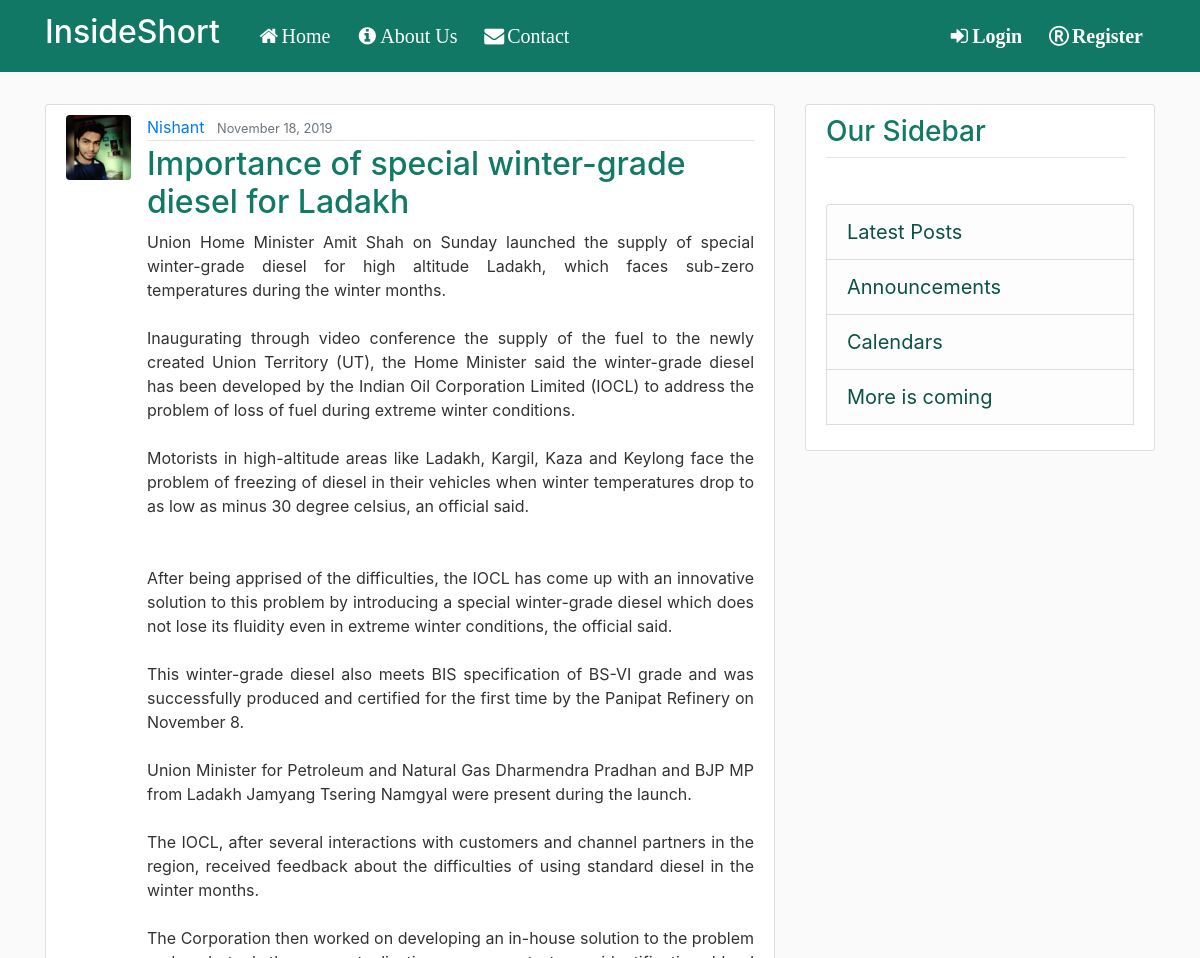
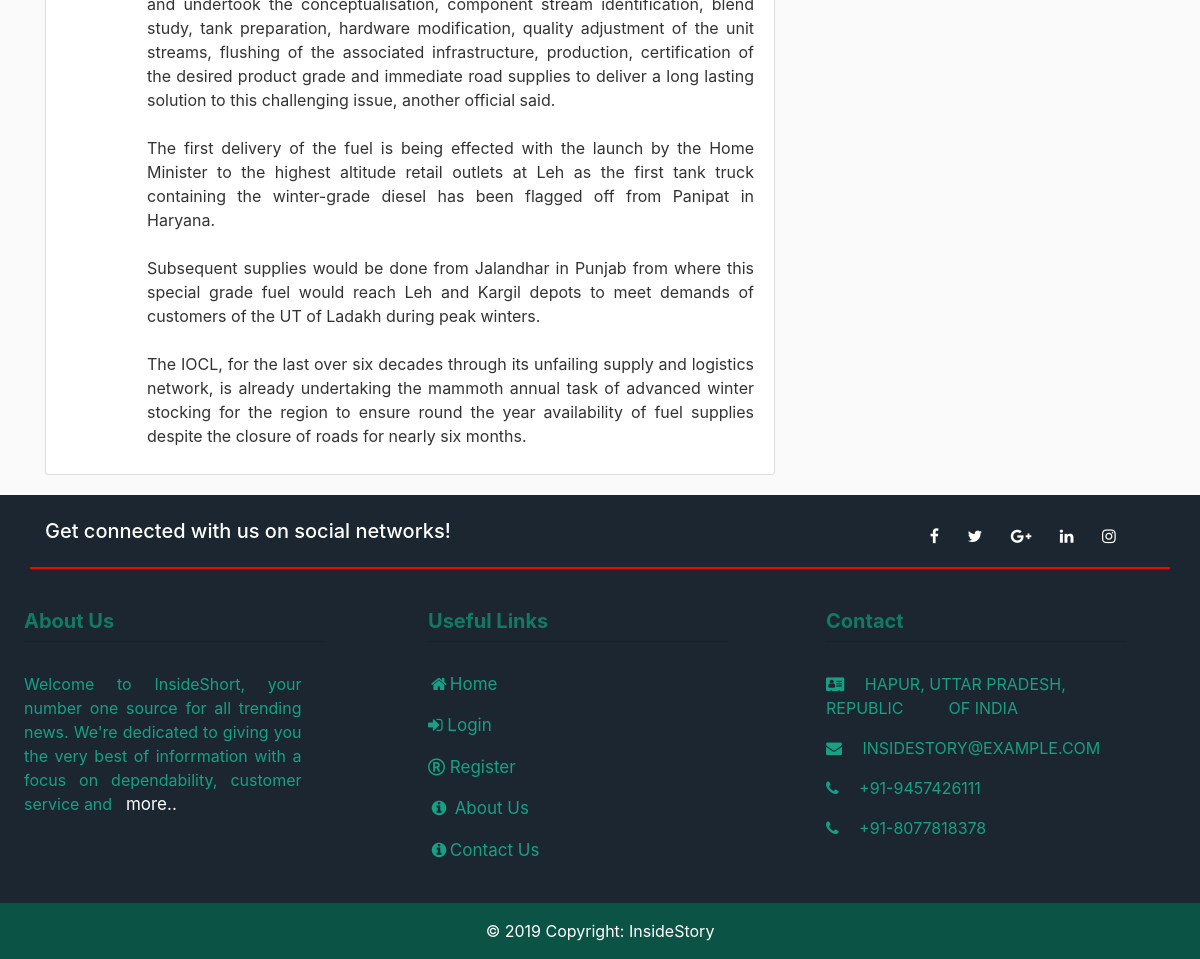
Screenshot of /post/37/ with the database file from the repository (2 pictures, top to bottom).
### blog/models.py (models this page shows, shortened)
class Post(models.Model):
	title = models.CharField(max_length=100)
	content = models.TextField()
	date_posted =models.DateTimeField(default=timezone.now)
	author = models.ForeignKey(User, on_delete=models.CASCADE)

### users/models.py (models this page shows, shortened)
class Profile(models.Model):
	user = models.OneToOneField(User, on_delete=models.CASCADE)
	image = models.ImageField(default='default.jpg', upload_to='Profile_pics')

### blog/views.py (the view)
# urls.py: path('post/<int:pk>/', PostDetailView.as_view(), name='post-detail'),
class PostDetailView(DetailView):
	model = Post

### blog/templates/blog/post_detail.html (shortened to what this page needs)
{% extends "blog/base.html" %}
{% block content %}
	<article class="media content-section">
	  <img class="rounded circle article-img" src="{{ object.author.profile.image.url }}">
	  <div class="media-body">
	    <div class="article-metadata">
	      <a class="mr-2" href="{% url 'user-posts' object.author.username %}">{{ object.author }}</a>
	      <small class="text-muted">{{ object.date_posted|date:"F d, Y " }}</small>
	    </div>
	    <h2 class="article-title"> {{ object.title }} </h2>
	    <p class="article-content"> {{ object.content }}</p>
	  </div>
	</article>
{% endblock content %}

### blog/static/blog/main.css (style rules this page uses)
body { background: #fafafa; color: #333333; margin-top: 5rem; }
h1, h2, h3, h4, h5, h6 { color: #117A65; }
.content-section { background: #ffffff; padding: 10px 20px; border: 1px solid #dddddd; border-radius: 3px; margin-bottom: 20px; }
.article-title { color: #117A65; }
.article-content { white-space: pre-line; text-align: justify; }
.article-img { height: 65px; width: 65px; margin-right: 16px; }
.article-metadata { padding-bottom: 1px; margin-bottom: 4px; border-bottom: 1px solid #e3e3e3 }

### rows the page displays
Post: author.profile.image (picture), author "Nishant", date_posted "November 18, 2019", title "Importance of special winter-grade diesel for Ladakh", content "Union Home Minister Amit Shah on Sunday launched the supply of special winter-grade diesel for high altitude Ladakh, which faces sub-zero temperatures during the winter months. Inaugurating through video conference the supply of the fuel to the newly created Union Territory (UT), the Home Minister said the winter-grade diesel has been developed by the Indian Oil Corporation Limited (IOCL) to address the problem of loss of fuel during extreme winter conditions. Motorists in high-altitude areas like Ladakh, Kargil, Kaza and Keylong face the problem of freezing of diesel in their vehicles when winter temperatures drop to as low as minus 30 degree celsius, an official said. After being apprised…"
